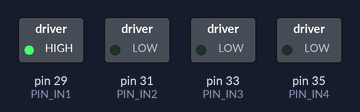
The program below on a simulated Jetson Nano (header pin numbers). Shown: switched loads named in the program (green lamp = pin HIGH).

Above: at 0.1 s.
At 0.5 s:
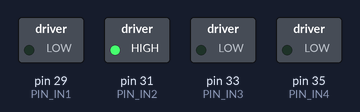
At 0.9 s:
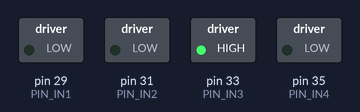
At 1.7 s:
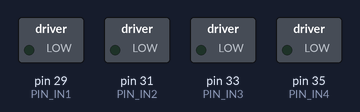
At 2.9 s:
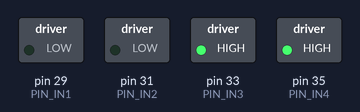
At 3.9 s:
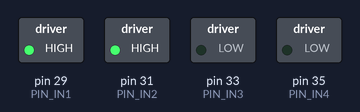
Timing chart, 0 to 4.2 s (numbered marks = the images above):
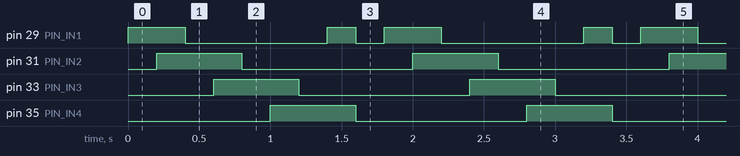

Measured:
- by itself, pin 29 (PIN_IN1): repeats every 1.8 s: LOW 1.0 s, HIGH 0.20 s, LOW 0.20 s, HIGH 0.40 s
- by itself, pin 31 (PIN_IN2), pin 33 (PIN_IN3), pin 35 (PIN_IN4): alternates HIGH for 0.60 s and LOW for 1.2 s
- by itself, everything shown: repeats every 1.8 s, in 9 steps

The program:

motor_step_jetson.py
```python
import Jetson.GPIO as GPIO
import time

GPIO.cleanup()
GPIO.setmode(GPIO.BOARD)

PIN_IN1 = 29
PIN_IN2 = 31
PIN_IN3 = 33
PIN_IN4 = 35

GPIO.setup(PIN_IN1, GPIO.OUT)
GPIO.setup(PIN_IN2, GPIO.OUT)
GPIO.setup(PIN_IN3, GPIO.OUT)
GPIO.setup(PIN_IN4, GPIO.OUT)

def sequence(a, b , c, d):
    GPIO.output(PIN_IN1, a)
    GPIO.output(PIN_IN2, b)
    GPIO.output(PIN_IN3, c)
    GPIO.output(PIN_IN4, d)
    time.sleep(0.2)

while True:
    sequence(1,0,0,0)
    sequence(1,1,0,0)
    sequence(0,1,0,0)
    sequence(0,1,1,0)
    sequence(0,0,1,0)
    sequence(0,0,1,1)
    sequence(0,0,0,1)
    sequence(1,0,0,1)
    sequence(0,0,0,0)


   
```
